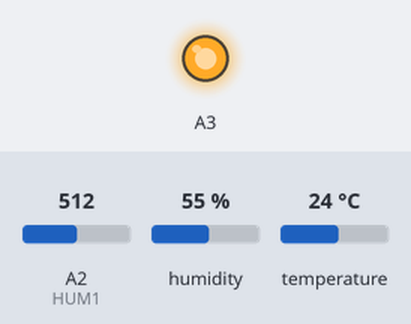
Bench run of a sketch on a simulated Arduino Uno, built with avr-gcc and run on an emulated ATmega328P. Parts: output pins drawn as LEDs (lit = HIGH). Inputs (shaded band) come from the test bench; at power-on: A2 (HUM1) = 512, humidity 55 %, temperature 24 °C. No radio packets arrive unless stated; what the sketch prints to the serial monitor is not drawn.

Above: at 0.1 s.
Timing chart, 0 to 1.6 s (numbered marks = the images above):
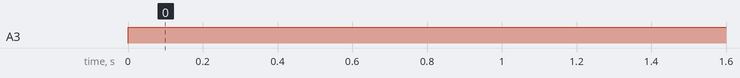

The sketch:

Sender.ino
```cpp
    #include <SPI.h>
    #include <LoRa.h>
    #include <DHT.h>
    #include <LowPower.h>
    #include <avr/wdt.h>
    #include <avr/sleep.h>
    #include <avr/power.h>

    /**
    Slave 1 power pin A5
    dht21 7
    moisiture A2*/

    /**
    Slave 2 power pin A3
    dht11 7
    moisiture A2*/

    #define DHTPIN 7          //pin where the dht11 is connected
    int hd1=0;
    int hd2=0;
    unsigned int hdv1=0;
    unsigned int hdv2=0;
    float h;
    float t;

    #define HUM1 A2
    #define POWER A3


    int counter = 0;

    DHT dht(DHTPIN, DHT21);


    void setup()

    {
    Serial.begin(115200);
    pinMode(A3, OUTPUT);
    // watchdogSetup();

    //LoRa.setPins(10,8,2);
    pinMode(HUM1,INPUT);
    //  pinMode(HUM2,INPUT);


    dht.begin();

    }
    void Lora(){
    while (!Serial);
    Serial.println("LoRa Sender");

        if (!LoRa.begin(433E6)) {
        Serial.println("Starting LoRa failed!");
        delay(100);
        while (1);
        }
    }

    void dht11(){
    delay(2000);

    h = dht.readHumidity();
    t = dht.readTemperature();
    if (isnan(h) || isnan(t))
    {
    Serial.println("Failed to read from DHT sensor!");
    return;
    }
    Serial.print("Temperature:    ");
    Serial.print(t);
    Serial.println("degrees Celcius");
    Serial.print("Air Humidity:    ");
    Serial.print(h);
    Serial.println("%");


    }

    void Moisiture(){

    delay(100);
    hdv1=analogRead(HUM1);
    //  hdv2=analogRead(HUM2);
    hd1 = map(hdv1,0,1023,0,100); // To display the soil moisture value in percentage
    // hd2 = map(hdv2,0,1023,0,100);


    Serial.print("Soil Moisiture 1 : ");
    Serial.print(hdv1);
    Serial.print("    Moisiture Percentage ");
    Serial.print(hd1);
    Serial.println(" %");

    //   Serial.print("Soil Moisiture 2 : ");
    //  Serial.print(hdv2);
    //  Serial.print("    Moisiture Percentage ");
    //  Serial.print(hd2);
    //   Serial.println(" %");
    }
    void loop()
    {
    //   PORTD |= (1<<PD7);  // equals (roughly) digitalWrite(7, LOW);
    digitalWrite(A3, HIGH);
        Serial.println(F("Reading. . . . . . ."));
    delay(2000);
    Lora();
    dht11();
    Moisiture();


    //
    //


    ////  Serial.print("Sending packet: ");
    ////  Serial.println(counter);
    ////
    //


    // send packet
    LoRa.beginPacket();
    LoRa.print(t);
    LoRa.print("*");
    LoRa.print(h);
    LoRa.print("*");
    LoRa.print(hd1);
    LoRa.print("*");
    LoRa.print(hdv1);
    LoRa.print("*");
    LoRa.print("S1");
    //LoRa.print("*");
    //LoRa.println(hdv2);


    delay(5000);
    LoRa.endPacket();


    //  counter++;


        }
```

Measured:
- by itself, A3: LOW → HIGH at 0.00 s
